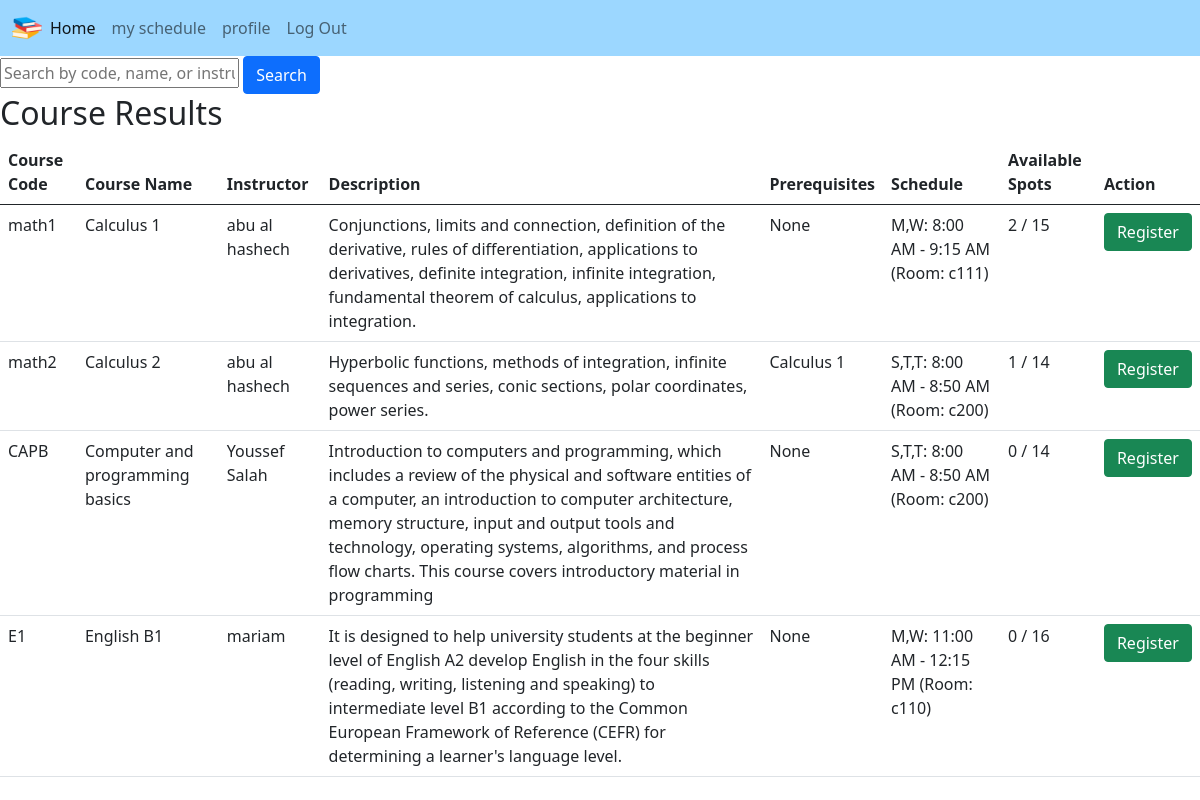
Page /dashbord/ (signed in) on the committed database.
### courses/models.py (models this page shows, shortened)
class Course(models.Model):
    code = models.CharField(max_length=90, unique=True, primary_key=True)
    name = models.CharField(max_length=100, null=True)
    description = models.TextField(null=True)
    instructor = models.CharField(max_length=100, null=True)
    scheduled = models.ForeignKey(CourseSchedule, on_delete=models.CASCADE, related_name='courses')
    prerequisites = models.ManyToManyField('self', blank=True, symmetrical=False)
    capacity = models.IntegerField(null=True)
    def __str__(self):
        return self.name

class CourseSchedule(models.Model):
    DAY_CHOICES = (
        ('S,T,T', 'Sunday, Tuesday, Thursday'),
        ('M,W', 'Monday, Wednesday')
    )
    days = models.CharField(max_length=50, null=True, choices=DAY_CHOICES)
    start_time = models.TimeField(null=True)
    end_time = models.TimeField(null=True)
    room_no = models.CharField(max_length=10, null=True)

### courses/views.py (the view)
# urls.py: 2. Add a URL to urlpatterns:  path('', views.home, name='home')
@login_required
@student_required
def home(request):
    query = request.GET.get('search_query', '')
    courses = Course.objects.filter(
        Q(code__icontains=query) |
        Q(name__icontains=query) |
        Q(instructor__icontains=query)
    )
    student = None
    registered_courses = set()
    if 'student_id' in request.session:
        student = Student.objects.get(id=request.session['student_id'])
        registered_courses = set(StudentRegistration.objects.filter(student=student).values_list('course__code', flat=True))
    course_data = []
    for course in courses:
        prerequisites_met = all(StudentRegistration.objects.filter(student=student, course=prerequisite).exists() for prerequisite in course.prerequisites.all())
        if prerequisites_met:
            registered_students_count = StudentRegistration.objects.filter(course=course).count()
            available_spots = course.capacity - registered_students_count
            course_data.append({
                'course': course,
                'available_spots': available_spots,
                'registered_students_count': registered_students_count,
                'is_registered': course.code in registered_courses,
            })
    context = {
        'student': student,
        'course_data': course_data,
        'query': query,
    }
    return render(request, "courses/dashbord.html", context)

### courses/templates/courses/dashbord.html (shortened to what this page needs)
{% extends "courses/main.html" %}
{% block content %}
<form method="get" action="{% url 'home' %}">
    <input type="text" name="search_query" placeholder="Search by code, name, or instructor" value="{{ query }}">
    <button type="submit" class="btn btn-primary">Search</button>
</form>
{% if course_data %}
    <h2>Course Results</h2>
    <table class="table">
        <thead>
            <tr>
                <th>Course Code</th>
                <th>Course Name</th>
                <th>Instructor</th>
                <th>Description</th>
                <th>Prerequisites</th>
                <th>Schedule</th>
                <th>Available Spots</th>
                <th>Action</th>
            </tr>
        </thead>
        <tbody>
            {% for data in course_data %}
                <tr>
                    <td>{{ data.course.code }}</td>
                    <td>{{ data.course.name }}</td>
                    <td>{{ data.course.instructor }}</td>
                    <td>{{ data.course.description }}</td>
                    <td>
                        {% if data.course.prerequisites.exists %}
                            {{ data.course.prerequisites.all|join:", " }}
                        {% else %}
                            None
                        {% endif %}
                    </td>
                    <td>
                        {% if data.course.scheduled %}
                            {{ data.course.scheduled.days }}: {{ data.course.scheduled.start_time|date:"g:i A" }} - {{ data.course.scheduled.end_time|date:"g:i A" }} (Room: {{ data.course.scheduled.room_no }})
                        {% else %}
                            No Schedule
                        {% endif %}
                    </td>
                    <td>{{ data.registered_students_count }} / {{ data.course.capacity }}</td>
                    <td>
                        {% if data.is_registered %}
                            <form method="post" action="{% url 'delete_course' data.course.code %}">
                                {% csrf_token %}
                                <button type="submit" class="btn btn-danger">Unregister</button>
                            </form>
                        {% else %}
                            <form method="post" action="{% url 'register_course' data.course.code %}">
                                <button type="submit" class="btn btn-success">Register</button>
                            </form>
                        {% endif %}
                    </td>
                </tr>
            {% endfor %}
        </tbody>
    </table>
{% else %}
    <p>No courses found.</p>
{% endif %}
{% endblock %}

### courses/templates/courses/main.html (shortened to what this page needs)
{% load static %}
<!DOCTYPE html>
<html lang="en">
<head>
    <link href="https://cdn.jsdelivr.net/npm/bootstrap@5.0.2/dist/css/bootstrap.min.css" rel="stylesheet">
    <link rel="stylesheet" type="text/css" href={% static "css/style.css" %}>
</head>
<body>
{% include "courses/navgibar.html" %}
{% block content %}
{% endblock content %}
</body>
</html>

### courses/templates/courses/navgibar.html (shortened to what this page needs)
{% load static %}
<nav class="navbar navbar-expand-lg navbar-light bg-light">
    <div class="container-fluid">
      <img src="{% static "images/image.png" %}" alt="" width="30" height="24">
      <div class="collapse navbar-collapse" id="navbarSupportedContent">
        <ul class="navbar-nav me-auto mb-2 mb-lg-0">
          <li class="nav-item">
            <a class="nav-link active" aria-current="page" href={% url "home" %}>Home</a>
          </li>
          <li class="nav-item">
            <a class="nav-link" href={% url "my_courses" %}>my schedule</a>
          </li>
          <li class="nav-item">
            <a class="nav-link" href={% url "profile" %}>profile</a>
          </li>
          <li class="nav-item">
            <a class="nav-link" href={% url 'logout' %}>Log Out</a>
      </div>
    </div>
  </nav>

### static/css/style.css (style rules this page uses)
.bg-light { background-color: rgb(156, 215, 255) !important; }

### rows in the picture
Course: course.code "math1", course.name "Calculus 1", course.instructor "abu al hashech", course.description "Conjunctions, limits and connection, definition of the derivative, rules of differentiation, applications to derivatives, definite integration, infinite integration, fundamental theorem of calculus, applications to integration.", shows "None", course.scheduled.days "M,W", course.scheduled.start_time "8:00 AM", course.scheduled.end_time "9:15 AM", course.scheduled.room_no "c111", registered_students_count "2", course.capacity "15"
Course: course.code "math2", course.name "Calculus 2", course.instructor "abu al hashech", course.description "Hyperbolic functions, methods of integration, infinite sequences and series, conic sections, polar coordinates, power series.", course.prerequisites.all "Calculus 1", course.scheduled.days "S,T,T", course.scheduled.start_time "8:00 AM", course.scheduled.end_time "8:50 AM", course.scheduled.room_no "c200", registered_students_count "1", course.capacity "14"
Course: course.code "CAPB", course.name "Computer and programming basics", course.instructor "Youssef Salah", course.description "Introduction to computers and programming, which includes a review of the physical and software entities of a computer, an introduction to computer architecture, memory structure, input and output tools and technology, operating systems, algorithms, and process flow charts. This course covers introductory material in programming", shows "None", course.scheduled.days "S,T,T", course.scheduled.start_time "8:00 AM", course.scheduled.end_time "8:50 AM", course.scheduled.room_no "c200", registered_students_count "0", course.capacity "14"
Course: course.code "E1", course.name "English B1", course.instructor "mariam", course.description "It is designed to help university students at the beginner level of English A2 develop English in the four skills (reading, writing, listening and speaking) to intermediate level B1 according to the Common European Framework of Reference (CEFR) for determining a learner's language level.", shows "None", course.scheduled.days "M,W", course.scheduled.start_time "11:00 AM", course.scheduled.end_time "12:15 PM", course.scheduled.room_no "c110", registered_students_count "0", course.capacity "16"
